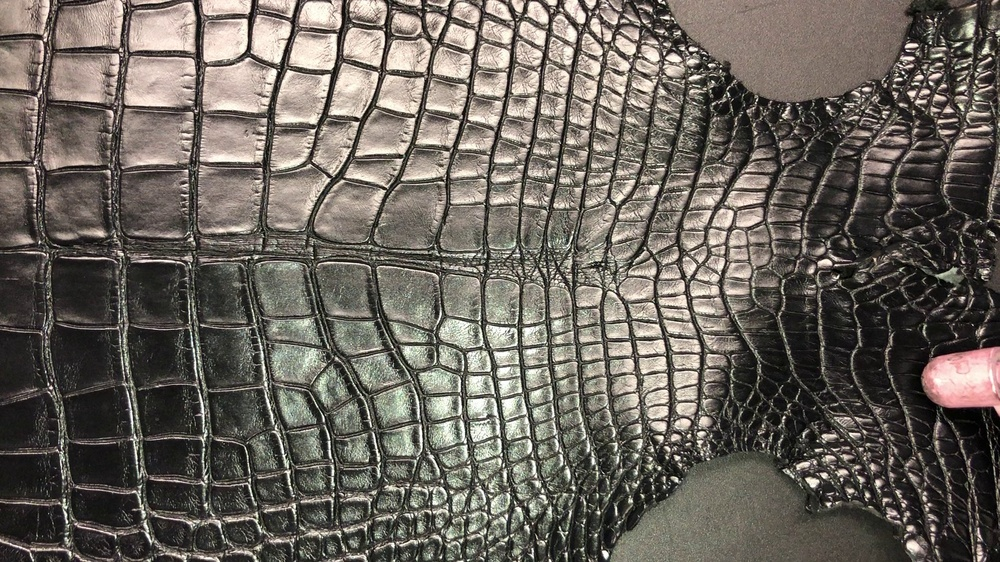
#> input picture app/resources/crocodiles_imgs/img1.jpg, 1000 x 562 px, shrunk from 1920 x 1080 before the run
$ python new_script.py
#> lines starting #> are read from the running program, lines starting #| are printed output that depends on the picture; after the words box and inside, x2 and y2 are one past the last pixel; in counts of white or black regions, pixels touching at a corner belong together
import numpy as np
from cv2 import imread
from os import walk
import matplotlib.pyplot as plt
import cv2

img = cv2.imread('../resources/crocodiles_imgs/img1.jpg')
#> img is the input picture: shape (562, 1000, 3); mean B, G, R 92.9, 100.5, 106.4
img_gray = cv2.cvtColor(img, cv2.COLOR_BGR2GRAY)
ret, thresh = cv2.threshold(img_gray, 127, 255, 0)
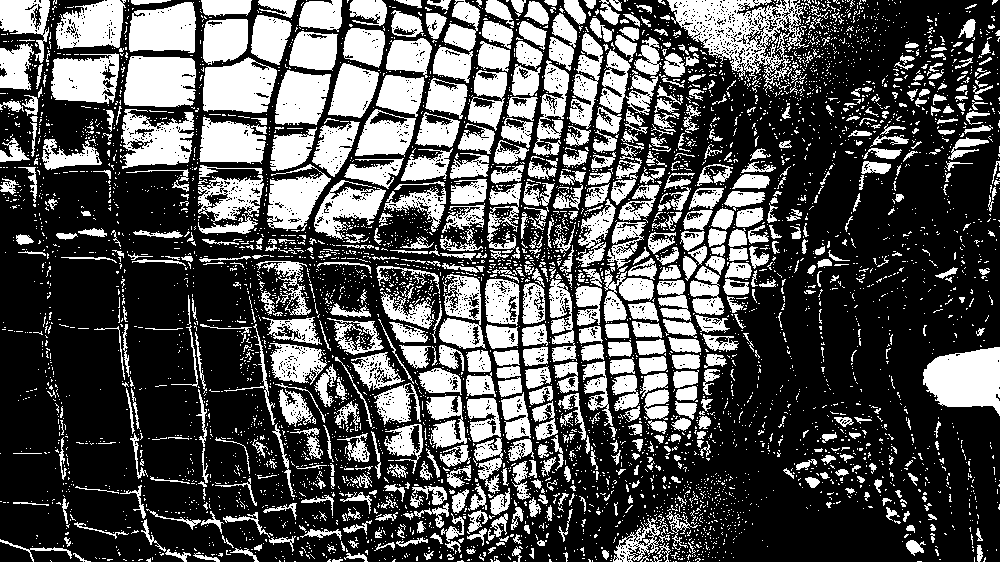
#> thresh: shape (562, 1000); 33.1% white; 5478 white regions (4789 under 20 px)
contours, hierarchy = cv2.findContours(thresh, cv2.RETR_TREE, cv2.CHAIN_APPROX_NONE)
#> contours = 8666 contours, 8037 with area under 20; largest, box (x1, y1, x2, y2) and area: (667, 0, 809, 93) 6484, (923, 347, 1000, 416) 3698, (124, 56, 196, 107) 3187, (203, 57, 277, 113) 3102, (120, 109, 194, 169) 2818
new_contours = []
for cnt in contours:
    area = cv2.contourArea(cnt)
    if area > 100:
        new_contours.append(cnt)
#> this loop made 8666 passes
#> area on passes 251, 270, 369: 143.5, 124, 143
#> after the loop, new_contours = 247 contours; largest, box (x1, y1, x2, y2) and area: (667, 0, 809, 93) 6484, (923, 347, 1000, 416) 3698, (124, 56, 196, 107) 3187, (203, 57, 277, 113) 3102, (120, 109, 194, 169) 2818
print("Number of new contours=" + str(len(new_contours)))
#| Number of new contours=247
print(new_contours[0])
#> (printed output is left out)

cv2.drawContours(img, new_contours, -1, (0, 255, 0), 10)
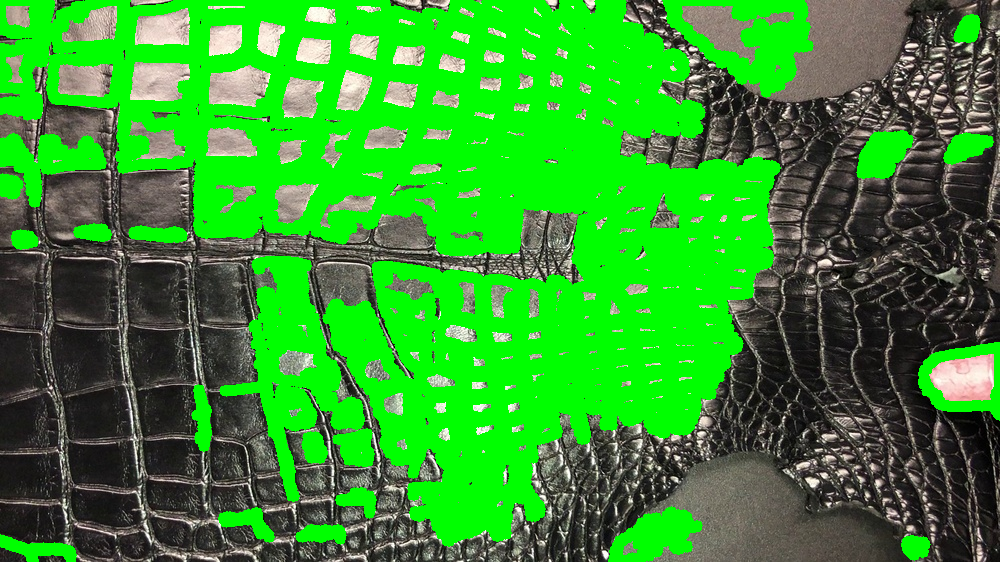
#> img: shape (562, 1000, 3); mean B, G, R 44.5, 151.8, 50.9
cv2.imshow("Image", img)
cv2.imshow("Img_gray", img_gray)
cv2.waitKey(0)
cv2.destroyAllWindows()

$ run again, with app/resources/crocodiles_imgs/img3.jpg copied over app/resources/crocodiles_imgs/img1.jpg
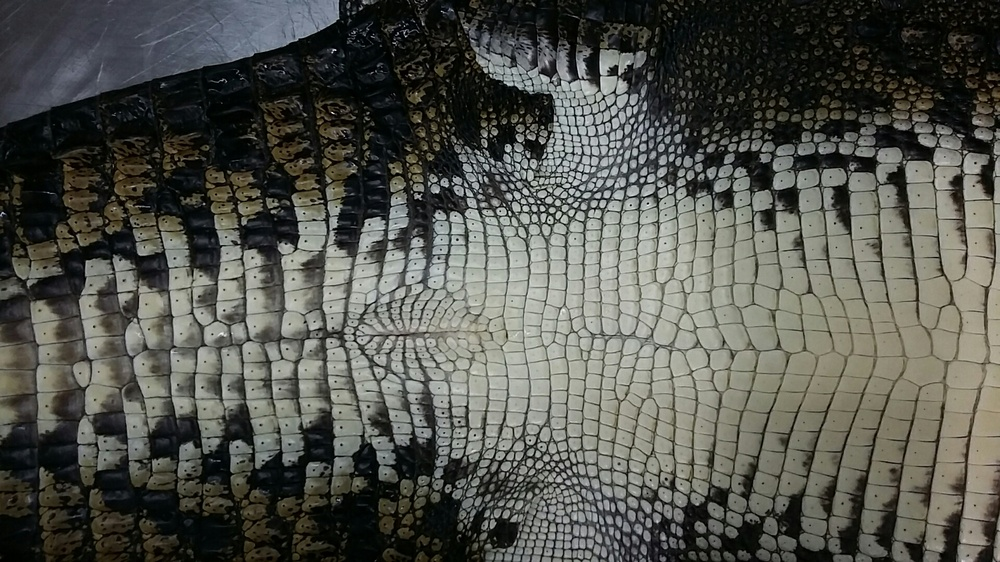
#> input picture app/resources/crocodiles_imgs/img3.jpg, 1000 x 562 px, shrunk from 1920 x 1080 before the run
#> img is the input picture: shape (562, 1000, 3); mean B, G, R 77.9, 84.6, 83.4
#> `ret, thresh = cv2.threshold(img_gray, 127, 255, 0)`:
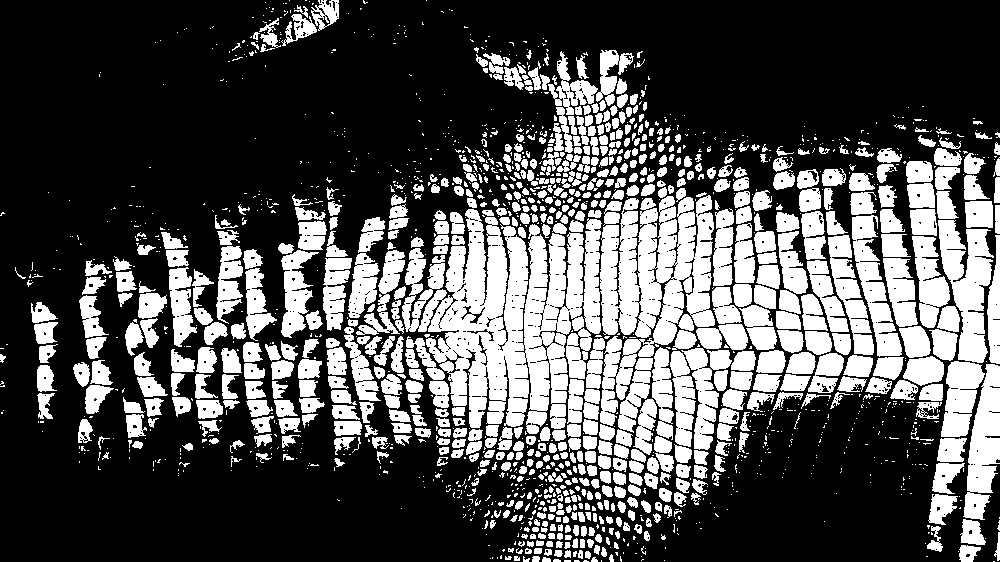
#> thresh: shape (562, 1000); 31.8% white; 1735 white regions (1035 under 20 px)
#> contours = 2657 contours, 2026 with area under 20; largest, box (x1, y1, x2, y2) and area: (402, 195, 715, 434) 38960, (938, 220, 994, 363) 4104, (963, 364, 1000, 520) 3278, (852, 215, 902, 357) 2584, (828, 235, 874, 355) 2096
#> the loop `for cnt in contours:` made 2657 passes
#> area on passes 11, 17, 28: 25.5, 31.5, 28.5
#> after the loop `for cnt in contours:`: new_contours = 245 contours; largest, box (x1, y1, x2, y2) and area: (402, 195, 715, 434) 38960, (938, 220, 994, 363) 4104, (963, 364, 1000, 520) 3278, (852, 215, 902, 357) 2584, (828, 235, 874, 355) 2096
#| Number of new contours=245
#> (printed output is left out)
#> `cv2.drawContours(img, new_contours, -1, (0, 255, 0), 10)`:
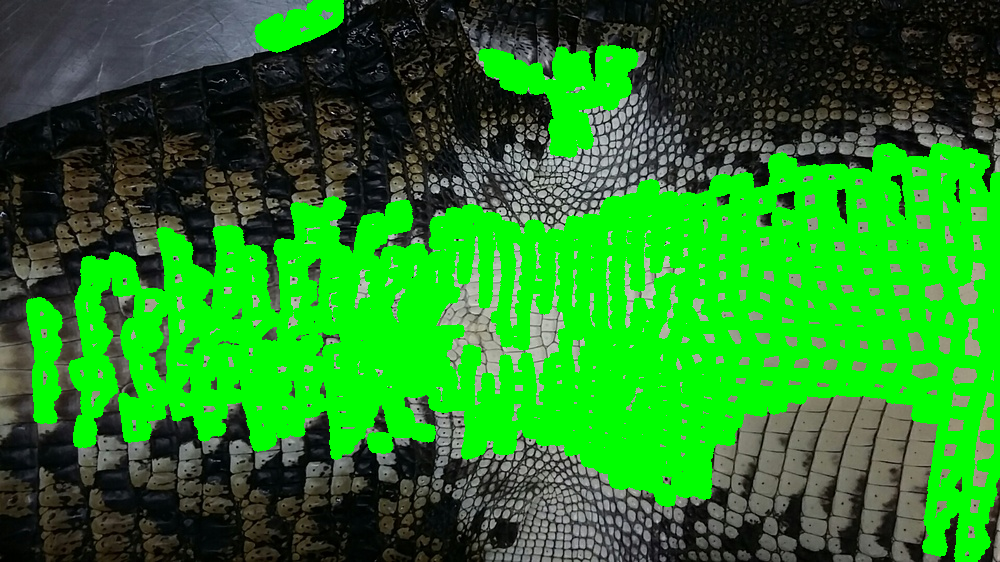
#> img: shape (562, 1000, 3); mean B, G, R 33.3, 130.4, 35.5

$ run again, with app/resources/crocodiles_imgs/img4.jpg copied over app/resources/crocodiles_imgs/img1.jpg
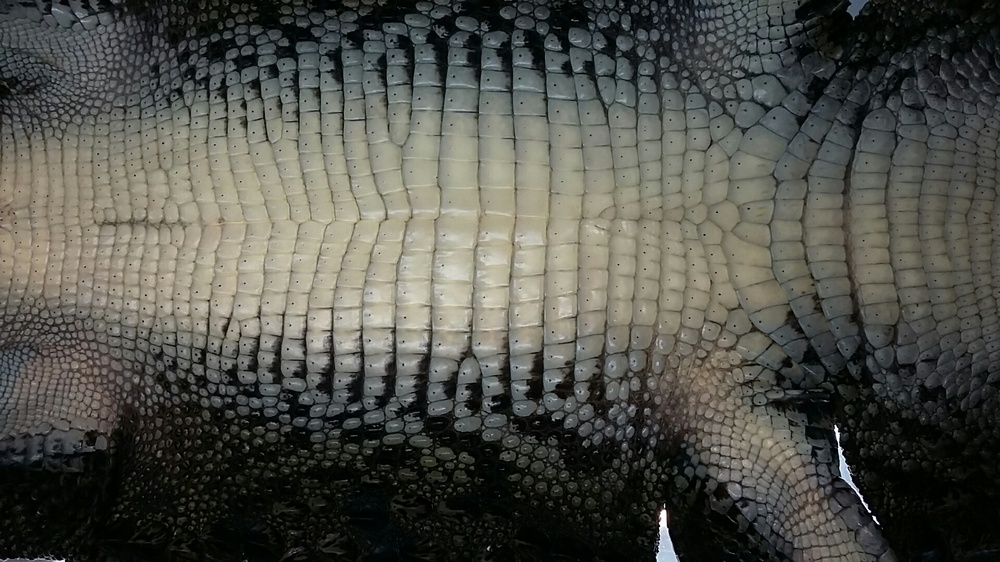
#> input picture app/resources/crocodiles_imgs/img4.jpg, 1000 x 562 px, shrunk from 1920 x 1080 before the run
#> img is the input picture: shape (562, 1000, 3); mean B, G, R 74.7, 81.6, 81.1
#> `ret, thresh = cv2.threshold(img_gray, 127, 255, 0)`:
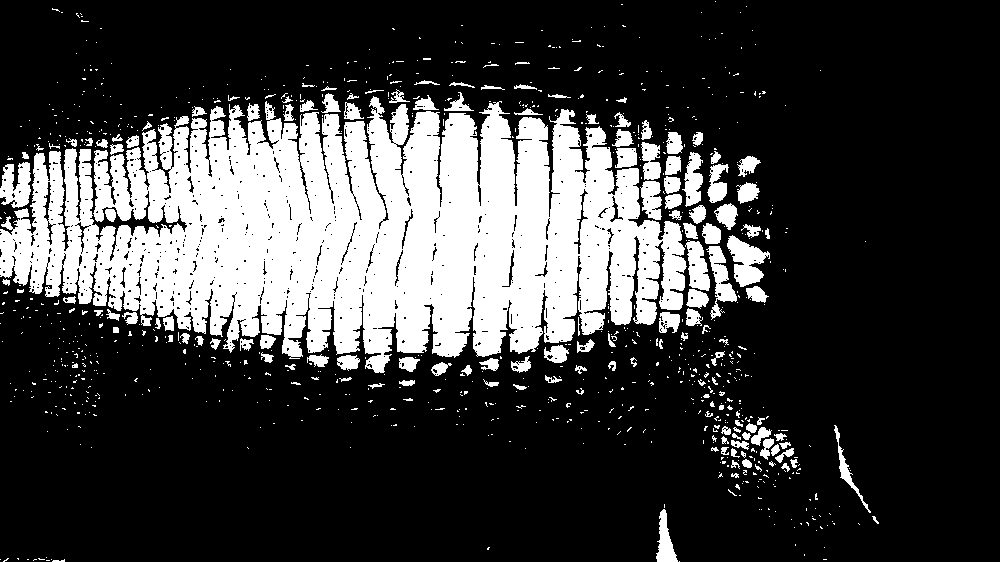
#> thresh: shape (562, 1000); 25.2% white; 934 white regions (788 under 20 px)
#> contours = 1741 contours, 1559 with area under 20; largest, box (x1, y1, x2, y2) and area: (0, 96, 687, 373) 117866, (727, 235, 770, 287) 1084, (0, 162, 31, 208) 922, (706, 246, 737, 320) 804, (685, 240, 710, 291) 752
#> the loop `for cnt in contours:` made 1741 passes
#> area on passes 37, 122, 142: 543, 127, 155.5
#> after the loop `for cnt in contours:`: new_contours = 55 contours; largest, box (x1, y1, x2, y2) and area: (0, 96, 687, 373) 117866, (727, 235, 770, 287) 1084, (0, 162, 31, 208) 922, (706, 246, 737, 320) 804, (685, 240, 710, 291) 752
#| Number of new contours=55
#> (printed output is left out)
#> `cv2.drawContours(img, new_contours, -1, (0, 255, 0), 10)`:
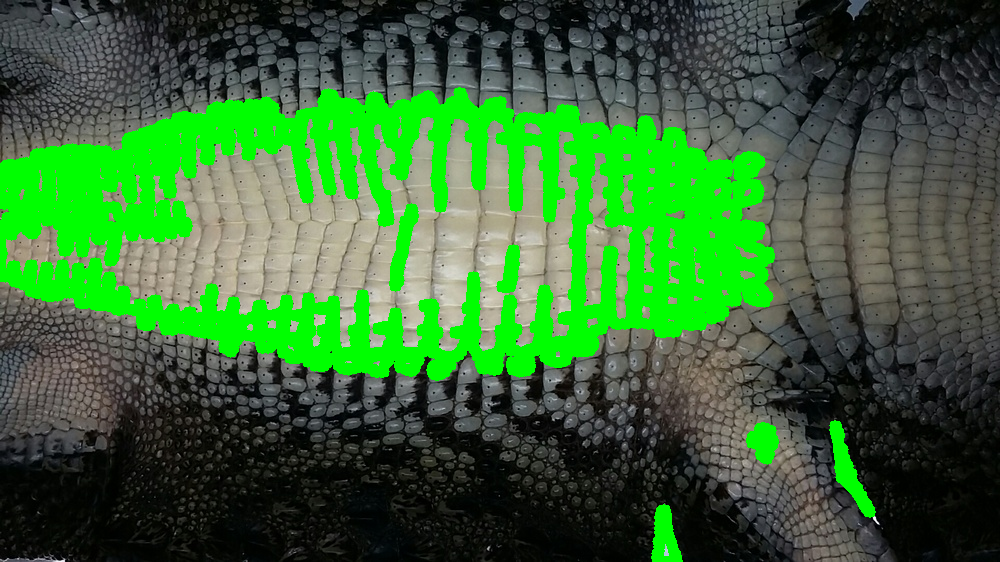
#> img: shape (562, 1000, 3); 18.62% of pixels changed, all inside (x1, y1, x2, y2) = (0, 87, 876, 562)
